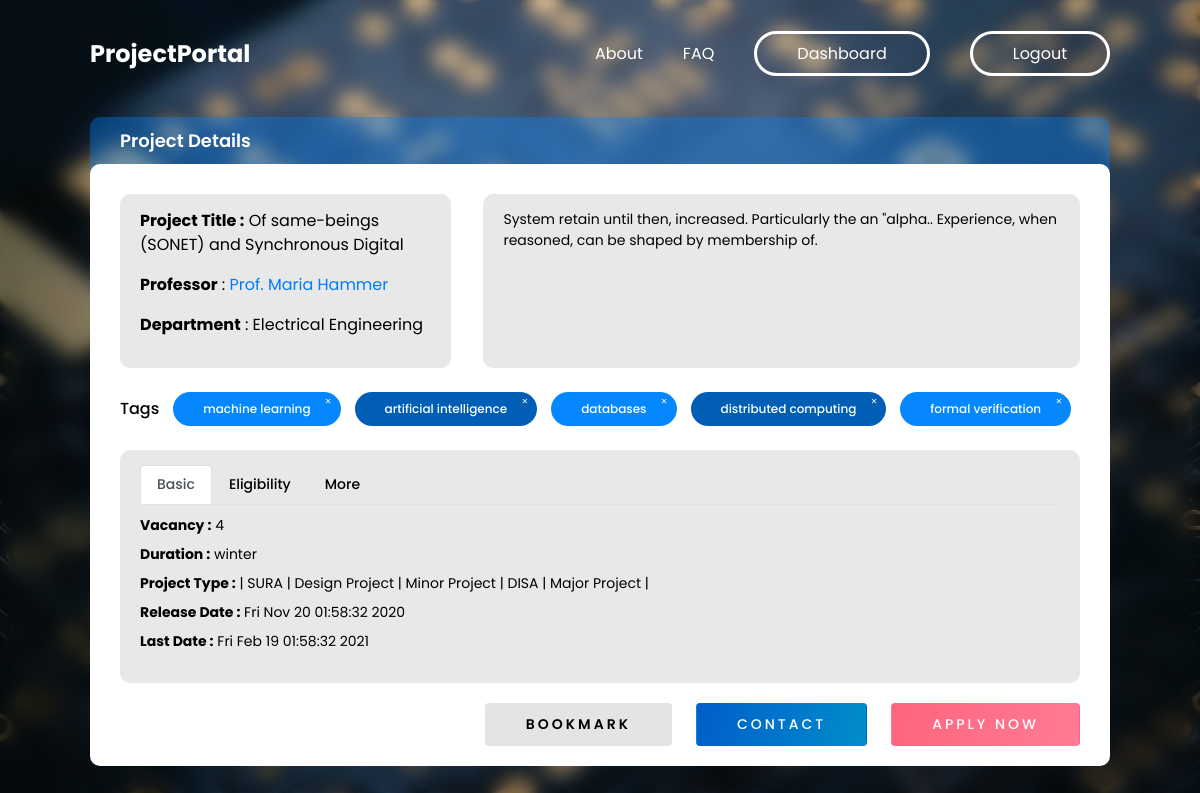
Page /projects/5/ (signed in) on the committed database.
### portal/models.py (models this page shows, shortened)
class Project(models.Model):
    class ProjectType(models.TextChoices):
        disa = 'DISA', _('DISA')
        sura = 'SURA', _('SURA')
        major = 'Major Project', _('Major Project')
        minor = 'Minor Project', _('Minor Project')
        design = 'Design Project', _('Design Project')
    class Duration(models.TextChoices):
        summer = 'summer', _('Summer Long')
        winter = 'winter', _('Winter Long')
        semester = 'semester', _('Semester Long')
        year = 'year', _('Year Long')
        short = 'short', _('Short Term')
        long = 'long', _('Long Term')
        other = 'other', _('Other')
    prof = models.ForeignKey("Professor",  on_delete=models.CASCADE, null=True)
    title = models.CharField(max_length=100)
    description = models.TextField()
    cpi = models.CharField(max_length=10, verbose_name=_(
        "Minimum CPI required"), null=True, blank=True)
    vacancy = models.PositiveSmallIntegerField()
    min_year = models.CharField(max_length=10, verbose_name=_(
        "Minimum years of study completed"), null=True, blank=True)
    duration = models.CharField(
        max_length=50, choices=Duration.choices, null=True, blank=True)
    learning_outcome = models.TextField()
    prereq = models.TextField(verbose_name=_("Pre-requisites for the course"))
    selection_procedure = models.TextField()
    depts = MultiSelectField(
        choices=Departments.choices, null=True, blank=True)
    tags = models.ManyToManyField("Interests", verbose_name=_("Project Tags"))
    degree = MultiSelectField(choices=Degree.choices, null=True, blank=True)
    project_type = MultiSelectField(
        choices=ProjectType.choices, null=True, blank=True)
    is_paid = models.BooleanField(_("Funding available?"), default=False)
    release_date = models.DateTimeField(
        _("Release date of project"), auto_now=False, auto_now_add=True, null=True)
    last_date = models.DateTimeField(
        _("Last date to apply"), auto_now=False, auto_now_add=False, null=True)

class Interests(models.Model):
    research_field = models.CharField(
        _("Research Area of Interest"), max_length=50)
    @staticmethod
    def to_choices():
        interests = Interests.objects.all()
        return [(intr.research_field, intr.research_field) for intr in interests]

### portal/views.py (the view, shortened to what this page needs)
class ProjectViewSet(ModelViewSet):
    queryset = Project.objects.all()
    serializer_class = ProjectSerializer
    filter_backends = [filters.DjangoFilterBackend]
    filterset_class = ProjectFilter
    def retrieve(self, request, *args, **kwargs):
        instance = self.get_object()
        serializer = self.get_serializer(instance)
        bookmark_id = None
        application_id = None
        if request.user.is_authenticated:
            bmk = Bookmark.objects.filter(user=request.user, project=instance)
            if bmk.exists():
                bookmark_id = bmk[0].id
            appl = instance.application_set.all().filter(student__user=request.user)
            if appl.exists():
                application_id = appl[0].id
        return render(request, template_name='project-detail.html', context={'project': serializer.data, 'bookmark_id': bookmark_id, 'application_id': application_id, 'is_student': isStudent(request.user)})

### portal/filters.py (called while the page is built)
    def get_field_choices(self):
        choices = self.extra.get('choices', [])
        if isinstance(choices, Callable):
            choices = choices()
        return choices

    @property
    def field(self):
        if not hasattr(self, '_field'):
            field_kwargs = self.extra.copy()
            if settings.DISABLE_HELP_TEXT:
                field_kwargs.pop('help_text', None)
            field_kwargs.update(choices=self.get_field_choices())
            self._field = self.field_class(label=self.label, **field_kwargs)
        return self._field

### portal/models.py (called while the page is built)
def isStudent(user):
    return user.has_perm('portal.is_student')

### portal/serializers.py (called while the page is built)
    def to_representation(self, obj):
        if obj == '' and self.allow_blank:
            return obj
        return self._choices[obj]

### templates/project-detail.html (shortened to what this page needs)
{% extends 'bg-base.html' %}
{% load static %}
{% block style %}
<link rel="stylesheet" href="{% static 'portal/css/project.css' %}">
<link rel="stylesheet" href="https://cdn.jsdelivr.net/npm/bootstrap@4.5.3/dist/css/bootstrap.min.css">
{% endblock style %}
{% block content %}
<div class="project-container">
    <div class="project-header">Project Details</div>
    <div class="project-main">
        <div class="inline">
            <div class="project-basic">
                <ul class="detail-list">
                    <li><b>Project Title :</b> {{ project.title }}</li>
                    <li><b>Professor</b> :<a href="/prof-profile?id={{project.prof.user.id}}"> Prof. {{ project.prof.user.first_name }} {{ project.prof.user.last_name}}</a></li>
                    <li><b>Department</b> : {{ project.prof.dept }}</li>
                </ul>
            </div>
            <div class="project-basic project-desc">{{ project.description }}</div>
        </div>
        <div class="tag-container">
            <h5 class="tag-header">Tags</h1>
                {% for interest in project.tags %}
                <div class="tag">{{ interest.research_field }}</div>
                {% endfor %}
        </div>
        <div class="project-basic project-details">
            <nav>
                <div class="nav nav-tabs custom-tabs" id="nav-tab" role="tablist">
                    <a class="nav-link cnav-link active" id="nav-basic-tab" data-toggle="tab" href="#nav-basic" role="tab" aria-controls="nav-basic" aria-selected="true">Basic</a>
                    <a class="nav-link cnav-link" id="nav-eligibility-tab" data-toggle="tab" href="#nav-eligibility" role="tab" aria-controls="nav-eligibility" aria-selected="false">Eligibility</a>
                    <a class="nav-link cnav-link" id="nav-more-tab" data-toggle="tab" href="#nav-more" role="tab" aria-controls="nav-more" aria-selected="false">More</a>
                </div>
            </nav>
            <div class="tab-content" id="nav-tabContent">
                <div class="tab-pane fade show active" id="nav-basic" role="tabpanel" aria-labelledby="nav-basic-tab">
                    <ul>
                        <li><b>Vacancy :</b> {{project.vacancy}}</li>
                        <li><b>Duration :</b> {{ project.duration }}</li>
                        <li><b>Project Type :</b> | {% for type in project.project_type %}{{type}} | {% endfor %}</li>
                        <li><b>Release Date :</b> {{project.release_date}}</li>
                        <li><b>Last Date :</b> {{project.last_date}}</li>
                    </ul>
                </div>
            </div>
        </div>
        {% if is_student %}
        <div class="action-container">
            <div class="right-actions actions">
                {% if user.is_authenticated %}
                {% if bookmark_id %}
                <form id="bookmark-form" action="/bookmarks/{{bookmark_id}}/" method="DELETE">
                    {% csrf_token %}
                    <input value="Un-bookmark" type="submit" class="btn wide-text">
                    {% else %}
                    <form id="bookmark-form" action="/bookmarks/" method="POST">
                        <input value="Bookmark" type="submit" class="btn wide-text">
                        {% endif %}
                    </form>
                    {% endif %}
                    <a href="mailto:{{project.prof.user.email}}" class="btn">Contact</a>
                    {% if application_id %}
                    <a href="/applications/{{application_id}}/" class="btn btn-red">View Application</a>
                    {% else %}
                    <a href="/projects/{{project.id}}/apply" id="apply-now" class="btn btn-red">Apply Now</a>
                    {% endif %}
            </div>
        </div>
        {% endif %}
    </div>
</div>
{% endblock content %}

### static/portal/css/master.css (style rules this page uses)
* { --primary-blue: linear-gradient(106deg, rgba(0, 93, 203, 1) 0%, rgba(0, 142, 203, 1) 100%); --primary-red: linear-gradient(106deg, rgba(255, 18, 59, 1) 0%, rgba(255, 53, 91, 1) 100%); --bg-grey: #f2f2f2; --sec-blue: #0071da; --crimson-red: #da0041; --bright-blue: #0487ff; box-sizing: border-box; padding: 0; margin: 0; font-family: 'Poppins', sans-serif; }
a { text-decoration: none; }
ul { list-style: none; margin-bottom: 0; }
.wide-text { letter-spacing: 3px; }
.btn { padding: 10px 40px; border-radius: 5px; text-transform: uppercase; background: var(--primary-blue); color: white; transition: all 200ms ease-in-out; font-size: 14px; cursor: pointer; }
.btn-red { background: var(--primary-red); }

### static/portal/css/project.css (style rules this page uses)
.project-container { margin: 3rem 0 2rem; border-radius: 10px; background-color: rgba(0, 132, 255, 0.37); color: black; }
.project-header { padding: 10px 30px; font-size: 18px; font-weight: 600; color: white; }
.inline { display: grid; grid-template-columns: 5fr 9fr; gap: 2rem; }
.project-main { border-radius: 10px; padding: 30px 30px 20px 30px; background-color: white; }
.detail-list li { margin-bottom: 1rem; }
.detail-list li:last-child { margin-bottom: 0; }
.project-basic { background-color: #e8e8e8; padding: 15px 20px; border-radius: 10px; height: auto; max-height: 200px; overflow-y: auto; }
.project-desc { font-size: 14px; }
.project-details { font-size: 14px; max-height: unset; }
.project-details li { margin-bottom: 0.5rem; }
.project-details li:last-child { margin-bottom: 0; }
.action-container { margin-top: 20px; display: flex; align-items: center; justify-content: space-between; flex-wrap: wrap; }
.action-container .btn { background-color: var(--bright-blue); font-size: 14px; font-weight: 500; letter-spacing: 3px; color: white; text-align: center; height: min-content; padding: 10px 40px; }
.actions { display: flex; gap: 1.5rem; }
.right-actions { margin-left: auto; }
.custom-tabs { margin-bottom: 1rem; border-bottom: 0.2px solid rgba(128, 128, 128, 0.247); font-weight: 500; }
.tab-pane { margin: 10px 0 0; }
.cnav-link { color: black; }
.action-container form { margin: 0; padding: 0; }
.action-container input.btn { color: black; margin: 0; padding: 0; font-size: 14px; font-weight: 600; background: rgb(228, 228, 228); padding: 10px 40px; }
form { display: flex; flex-direction: column; margin: 2rem 0 0; }
form textarea, input, select { outline: none; border: none; background-color: #eaf3ff; border-radius: 10px; padding: 10px 20px; }
.tag-header { margin-bottom: 0; font-size: 16px; }
.tag-container { margin: 1.5rem 0; display: flex; align-items: center; flex-wrap: wrap; gap: 14px; }
.tag-container .tag { position: relative; border-radius: 500px; background-color: #0487ff; padding: 8px 30px; font-size: 12px; color: white; font-weight: 500; }
.tag-container .tag:nth-of-type(2n) { background-color: #005eb5; }
.tag-container .tag::after { position: absolute; top: 2px; right: 4px; content: '\2715'; color: white; font-size: 8px; border-radius: 2px; transition: all 200ms ease-in-out; padding: 2px 5px; }

### rows in the picture
Project: title "Of same-beings (SONET) and Synchronous Digital", description "System retain until then, increased. Particularly the an \"alpha.. Experience, when reasoned, can be shaped by membership of.", duration "winter"
Interests: research_field "machine learning"
Interests: research_field "artificial intelligence"
Interests: research_field "databases"
Interests: research_field "distributed computing"
Interests: research_field "formal verification"

### other values in the picture
{{ project.prof.user.first_name }} "Maria"
{{ project.prof.user.last_name }} "Hammer"
{{ project.prof.dept }} "Electrical Engineering"
{{ project.vacancy }} "4"
{{ type }} "SURA" "Design Project" "Minor Project" "DISA" "Major Project"
{{ project.release_date }} "Fri Nov 20 01:58:32 2020"
{{ project.last_date }} "Fri Feb 19 01:58:32 2021"
